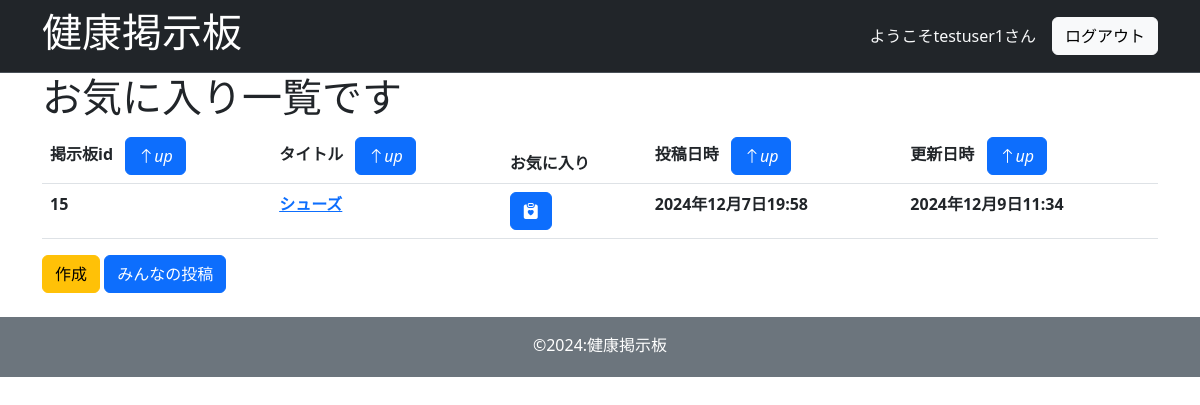
Screenshot of /favoritesort/ (signed in) with the database file from the repository.
### board/models.py (models this page shows, shortened)
class FavoriteModel(models.Model):
    user = models.ForeignKey(User,on_delete=models.CASCADE,related_name='favorites')
    board = models.ForeignKey(BoardModel,on_delete=models.CASCADE)
    created_at = models.DateTimeField(auto_now_add=True)
    updated_at = models.DateTimeField(auto_now = True)
    class Meta:
        unique_together = ('user','board')

class BoardModel(models.Model):
    title = models.CharField(max_length=200)
    content = models.TextField()
    image = models.ImageField(upload_to='media/',null=True,blank=True)
    user = models.ForeignKey(User,on_delete=models.CASCADE,related_name='boards',null=True)
    created_at = models.DateTimeField(auto_now_add=True)
    updated_at = models.DateTimeField(auto_now=True)

### board/views.py (the view)
# urls.py: path('favoritesort/',views.favorite_sort,name='favorite-sort'),
@login_required
def favorite_sort(request):
    template_name = "favorite/favoritedisplay.html"
    sort_by = request.GET.get('sort')
    direction = request.GET.get('direction')
    user = request.user
    if direction == 'asc':
        next_direction = 'desc'
    else:
        next_direction = 'asc'
    if sort_by:
        if direction == 'desc':
            boards = user.favorites.all().order_by(f'-{sort_by}')
        else:
            boards = user.favorites.all().order_by(sort_by)
    else:
        boards = user.favorites.all()
    context = {
        'boards':boards,
        'sort_by':sort_by,
        'direction':direction,
        'next_direction':next_direction,
    }
    return render(request,template_name,context)

### templates/favorite/favoritedisplay.html (shortened to what this page needs)
{% extends "base/base.html" %}
{% block content %}
<section>
<h1>お気に入り一覧です</h1>
  <table class="table">
      <thead>
        <tr>
          <th scope="col">掲示板id
            <a href="{% url 'favorite-sort' %}?sort=board_id&direction={{ next_direction|default:'asc' }}">
              {% include 'sort/direction.html' with sort_field='board_id' field=sort_by direction=direction %}
          </th>
          <th scope="col">タイトル
            <a href="{% url 'favorite-sort' %}?sort=title&direction={{ next_direction|default:'asc' }}">
              {% include 'sort/direction.html' with sort_field='title' field=sort_by direction=direction %}
          </th>
          <th scope="col">お気に入り</th>
          <th scope="col">投稿日時
            <a href="{% url 'favorite-sort' %}?sort=created_at&direction={{ next_direction|default:'asc' }}">
              {% include 'sort/direction.html' with sort_field='created_at' field=sort_by direction=direction %}
          </th>
          <th scope="col">更新日時
            <a href="{% url 'favorite-sort' %}?sort=updated_at&direction={{ next_direction|default:'asc' }}">
              {% include 'sort/direction.html' with sort_field='updated_at' field=sort_by direction=direction %}
          </th>
        </tr>
      </thead>
      <tbody>
          {% for board in boards %}
              <tr>
              <th scope="col">{{board.board.id}}
              </th>
              <th scope="col"><a href="{% url 'detail-board' board.board.pk %}">{{board.board.title}}</a></th>
              <th scope="col">
              <form action="{% url 'remove_myfavorite' %}" method="POST">
                <button type="submit" class="btn btn-primary"><i class="bi bi-clipboard-heart-fill"></i></button>
              </form>
              </th>
              <th scope="col">{{board.board.created_at}}</th>
              <th scope="col">{{board.board.updated_at}}</th>
              </tr>
          {% endfor %}
          </tbody>
          </table>
           <a href={% url "new-board" %} class="btn btn-warning">作成</a>
           <a href="{% url "board-list" %}" class="btn btn-primary">みんなの投稿</a>
</section>
{% endblock %}

### templates/base/base.html (shortened to what this page needs)
<!DOCTYPE html>
<html lang="ja">
<head>
    {% load static %}
    <link rel="stylesheet" href="{% static 'css/style.css' %}">
    <link href="https://cdn.jsdelivr.net/npm/bootstrap@5.3.0/dist/css/bootstrap.min.css" rel="stylesheet">
    <link rel="stylesheet" href="https://cdn.jsdelivr.net/npm/bootstrap-icons@1.11.3/font/bootstrap-icons.min.css">
</head>
<body>
    <header>
        <nav class="navbar bg-dark border-bottom border-bottom-dark" data-bs-theme="dark">
            <div class="container">
                <div class="d-flex align-items-center w-100">
                    <h1 class="me-auto">
                        <a href="{% url 'board-list' %}" class="text-white text-decoration-none">健康掲示板</a>
                    </h1>
                    {% if user.is_authenticated %}
                        <div class="d-flex align-items-center ms-auto">
                            <p class="text-light mb-0 me-3">ようこそ{{ user.username }}さん</p>
                            <form action="{% url 'logout' %}" method="post" style="display: inline;">
                                <button type="submit" class="btn btn-light">ログアウト</button>
                            </form>
                        </div>
                    {% else %}
                    <div class="d-flex ms-auto">
                        <a href="{% url 'signup' %}" class="btn btn-light me-2">サインアップ</a>
                        <a href="{% url 'login' %}" class="btn btn-light">ログイン</a>
                    </div>
                    {% endif %}
                </div>
            </div>
        </nav>
    </header>
    <main>
        <div class="container">
        <div class="mb-4">
    {% block content %}{% endblock %}
        </div></div>
    </main>
    <footer class="bg-secondary">
            <div class="container">
                <div class="pt-3 pb-1 text-white">
                    <p class="text-center">&copy;2024:健康掲示板</p>
                </div>
            </div>
    </footer>
</body>
</html>

### rows the page displays
FavoriteModel: board.id "15", board "シューズ", board.created_at "2024年12月7日19:58", board.updated_at "2024年12月9日11:34"

### other values shown
{{ user.username }} "testuser1"
